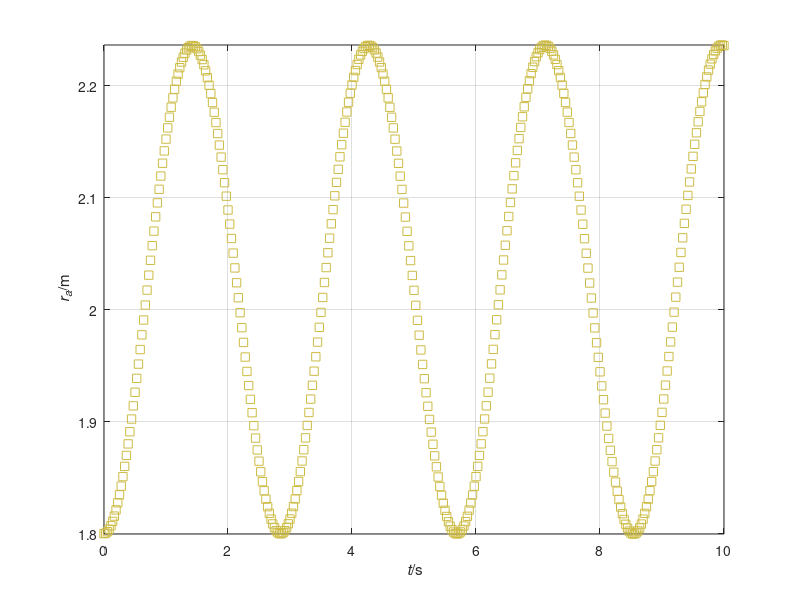

Here is the MATLAB script that generated this plot:
%%% Simulation of two bodies connected by Hookean material in 2D
%% Coordinates (t, x, z)

%% Constants
ma = 5;             % kg: mass object a
g = 9.8;            % N/kg: gravitational acceleration
R = 8.31446261815;  % J/(K*mol): molar gas constant
N = 0.04;           % mol: amount of ideal gas
T = 273.15 + 23;    % K: temperature of gas

%% Initial conditions
t = 0;	   % s: initial time
ra = 1.8;  % m: initial position object a
va = 0;    % m/s: initial velocity object a

%% Boundary conditions
Ga = -ma * g;  % N: gravity supply object a

%% Parameters for time loop
t1 = 10;      % s: final time
dt = 0.0001;  % s: time step %@

%% Plotting
dtplot = t1/360;  % time interval between plots
tplot = dtplot;	  % time for next plot
clf
plot(t, ra, 's', 'color', '#CCBB44')
xlabel('{\it t}/s'); ylabel('{\it r_a}/m')
hold on; axis('tight'); xlim([0, t1]); grid on %@

%% Numerical time integration
while t < t1
  %% constitutive relations
  Pa = ma * va;
  Fa = R * N * T / ra;

  %% balance laws
  t = t + dt;
  Pa = Pa + (Fa + Ga) * dt;
  ra = ra + va * dt;

  %% constitutive relations
  va = Pa / ma; %@

  %% plot
  if t > tplot
    plot(t, ra, 's', 'color', '#CCBB44')
    pause(0)
    tplot = tplot + dtplot;
  end %@
end
